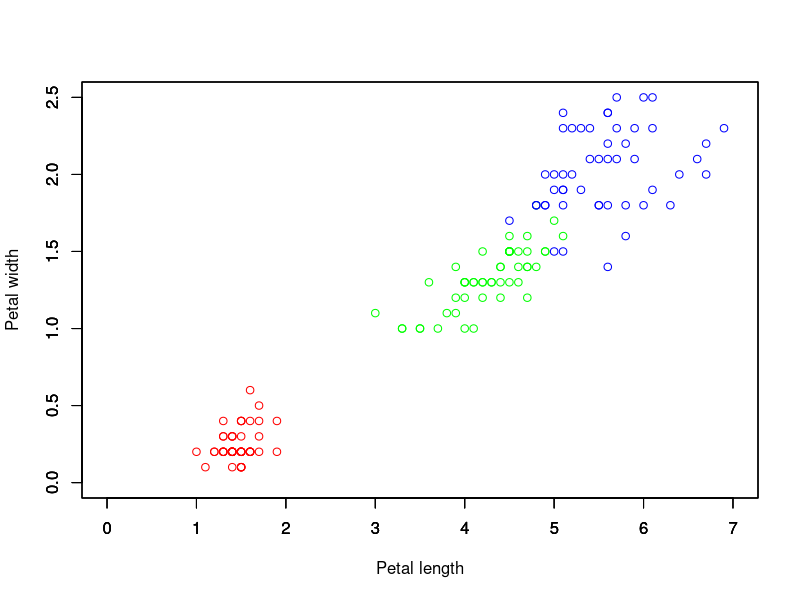
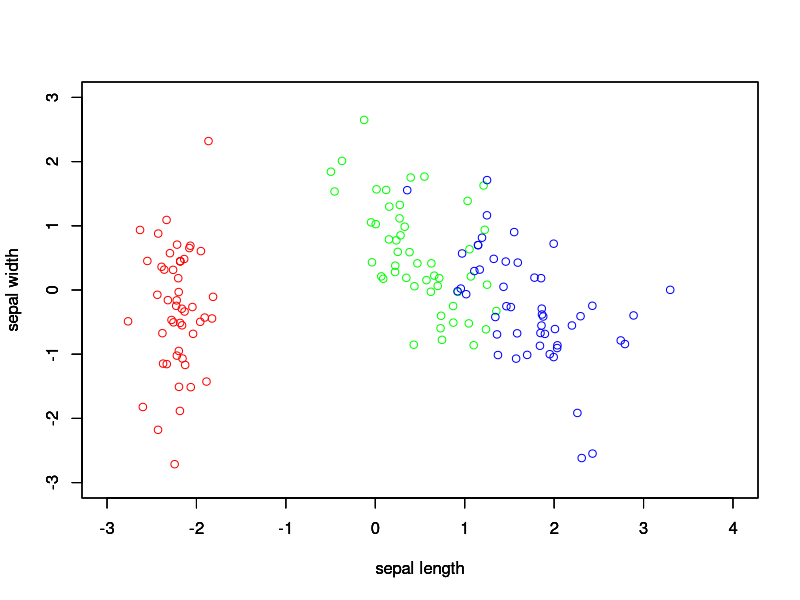

The R source for these figures, in order:

# Implementing PCA on IRIS dataset
# Karthikeya Bolla

# place iris.csv on Desktop and change the working directory to Desktop
setwd('/home/karthikeya/Desktop/')

# read the dataset
iris = read.csv('iris.csv')

# plot the data to understand how the distribution is
setosa = subset(iris, flower == "Iris-setosa")
virginica = subset(iris, flower == "Iris-virginica")
versicolor = subset(iris, flower == "Iris-versicolor")
plot(setosa$petal_length, setosa$petal_width, col = "red", xlim=c(0,7), ylim=c(0,2.5), xlab="Petal length", ylab="Petal width")
par(new = T)
plot(versicolor$petal_length, versicolor$petal_width, col = "green", xlim=c(0,7), ylim=c(0,2.5), xlab="", ylab="")
par(new = T)
plot(virginica$petal_length, virginica$petal_width, col = "blue", xlim=c(0,7), ylim=c(0,2.5), xlab="", ylab="")

# make a matrix out of iris data. To do this, lets remove column 'flower' from iris dataset
iris_df = subset(iris, select = c(1,2,3,4))

# standardize it i.e. for each column make mean = 0 and variance = 1, this is achieved by subracting mean of a column from each entry in the column and dividing each entry in that column by the column's standard deviation
iris_df$sepal_length = iris_df$sepal_length - mean(iris_df$sepal_length)
iris_df$sepal_width = iris_df$sepal_width - mean(iris_df$sepal_width)
iris_df$petal_length = iris_df$petal_length - mean(iris_df$petal_length)
iris_df$petal_width = iris_df$petal_width - mean(iris_df$petal_width)

iris_df$sepal_length = iris_df$sepal_length/sd(iris_df$sepal_length)
iris_df$sepal_width = iris_df$sepal_width/sd(iris_df$sepal_width)
iris_df$petal_length = iris_df$petal_length/sd(iris_df$petal_length)
iris_df$petal_width = iris_df$petal_width/sd(iris_df$petal_width)

# after standardizing, perform eigen-decomposition i.e. compute the eigen values and vectors of features (here there are 4 features)
# first obtain covariance matrix of features
cov_matrix = cov(iris_df) 
# compute eigen values and vectors
iris_eigen = eigen(cov_matrix)
# iris_eigen is a list, first element in the list are eigen values, second element in the list are eigen vectors
eigen_values = iris_eigen[1]
eigen_vectors = iris_eigen[2]

# I intend to transform iris dataset (which is 4D) into 2D space. I will choose the first two largest eigen values and construct the
# transformation matrix out of it. The first two largest eigen values are from sepal_length & sepal_width, let's choose these corresponding eigen vectors as principal components and make matrix (4x2)
eigen_vectors = do.call(rbind, eigen_vectors)	# eigen_vectors now in matrix form
W = eigen_vectors[,1:2] 	# W is transformation matrix formed by first two columns (eigen_vectors)
class(iris_df)			# iris dataset is in data frame format
iris_matrix = data.matrix(iris_df)	# converting it to matrix form
result = iris_matrix %*% W		# after transformation

# let's label the flower names again
result = data.frame(result)		# converting from matrix format to data frame format
result$flower = 0			# added new column 'flower' to result data frame
result$flower = iris$flower		# mapping flower names of original dataset to result data frame
colnames(result)[1] = "principal_component_1"	# rename column-1 is result data frame to 'principal_component_1'
colnames(result)[2] = "principal_component_2"	# rename column-2 is result data frame to 'principal_component_2'

# plot the transformed data
setosa = subset(result, flower == "Iris-setosa")
virginica = subset(result, flower == "Iris-virginica")
versicolor = subset(result, flower == "Iris-versicolor")
plot(setosa$principal_component_1, setosa$principal_component_2, col = "red", xlim=c(-3,4), ylim=c(-3,3), xlab="sepal length", ylab="sepal width")
par(new = T)
plot(versicolor$principal_component_1, versicolor$principal_component_2, col = "green", xlim=c(-3,4), ylim=c(-3,3), xlab="sepal length", ylab="sepal width")
par(new = T)
plot(virginica$principal_component_1, virginica$principal_component_2, col = "blue", xlim=c(-3,4), ylim=c(-3,3), xlab="sepal length", ylab="sepal width")


# We can see that the transformed data plot matches the original data plot i.e. we see the same trend in 
# our new plot as we have seen in old plot. Red color indicates setosa, green indicates versicolor, blue indicates virginica



